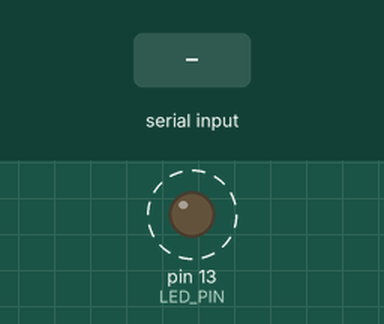
A program run on a simulated Arduino Uno, built with avr-gcc and run on an emulated ATmega328P. Shown: output pins drawn as LEDs (lit = HIGH). Dashed ring = blinking. The inputs (shaded band) are chosen by the test bench. What the program prints to the serial monitor is not drawn.

Above: at 1.2 s.
1.3 s: byte 30 received over Serial
4.3 s: byte 90 received over Serial
7.3 s: byte 120 received over Serial
Timing chart, 0 to 16.3 s (numbered marks = the images above; inputs shaded):
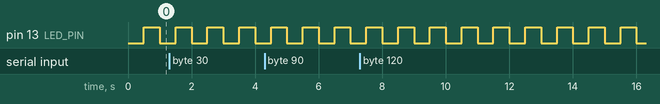

Measured:
- by itself, pin 13 (LED_PIN): alternates HIGH for 0.50 s and LOW for 0.50 s

The program:

main.cpp
```cpp
#include <Arduino.h>

// 板载 LED 在 UNO 上是 13 号引脚
const uint8_t LED_PIN = 13;

// 闪烁间隔（毫秒）
const uint16_t BLINK_INTERVAL = 500;

uint32_t lastToggleTime = 0;
bool ledState = false;

void setup() {
    pinMode(LED_PIN, OUTPUT);

    Serial.begin(9600);
    while (!Serial) {
        // 部分板子（如 Leonardo / ESP32）串口就绪需要时间
    }

    Serial.println(F("========================="));
    Serial.println(F("  embedded-starter 启动"));
    Serial.println(F("  输入任意字符可改变闪烁节奏"));
    Serial.println(F("========================="));
}

void loop() {
    // 非阻塞延时：不用 delay()，这样串口随时能响应
    if (millis() - lastToggleTime >= BLINK_INTERVAL) {
        lastToggleTime = millis();
        ledState = !ledState;
        digitalWrite(LED_PIN, ledState);
        Serial.println(ledState ? F("LED ON") : F("LED OFF"));
    }

    // 串口回显：把收到的字符原样发回去
    if (Serial.available() > 0) {
        char received = Serial.read();
        Serial.print(F("收到: "));
        Serial.println(received);
    }
}
```
